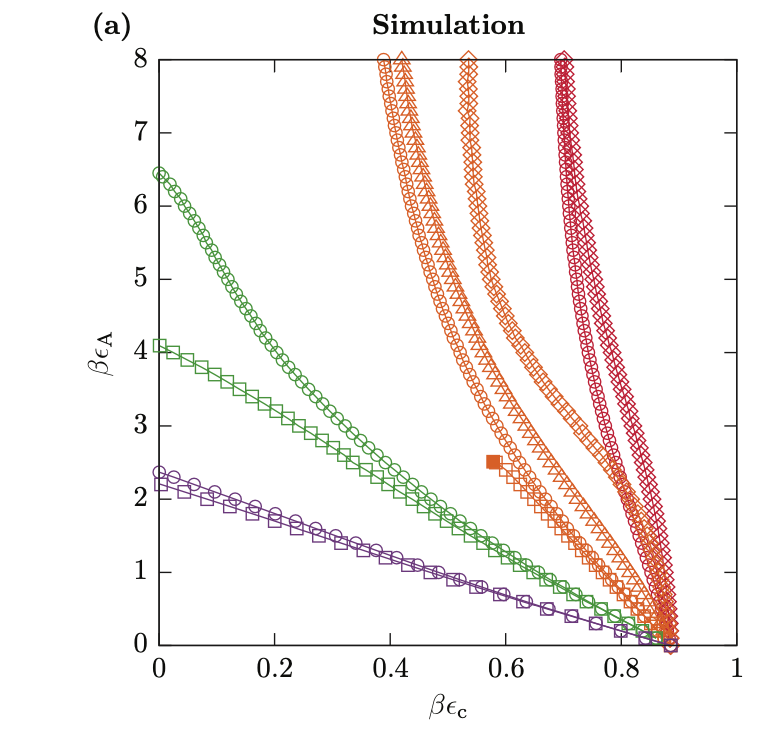
#> input picture figures/jacobs_curve.png, 760 x 736 px
$ jupyter execute --allow-errors threed_plots.ipynb
#> lines starting #> are read from the running program, lines starting #| are printed output that depends on the picture; after the words box and inside, x2 and y2 are one past the last pixel; in counts of white or black regions, pixels touching at a corner belong together
[cell 1]
# --- repo path setup (added during reorg) ---
import sys, os
sys.path.insert(0, os.path.abspath(os.path.join(os.getcwd(), '..', 'src')))

[cell 2]
from pathlib import Path
import json
import numpy as np
import pandas as pd
import matplotlib.pyplot as plt
from PIL import Image
from matplotlib.colors import rgb_to_hsv
from scipy.ndimage import gaussian_filter1d

# stop drawing when they hit ~0 -> removes vertical end segment
#x3g, y3gs = trim_at_floor(x3g, y3gs, floor=0.0, eps=0.02)

img_path = Path("../figures/jacobs_curve.png")
arr = np.array(Image.open(img_path).convert("RGB"))

# Axis box estimated from the image
x_left, x_right = 158, 737
y_top, y_bottom = 59, 645

# Orange mask in HSV
hsv = rgb_to_hsv(arr / 255.0)
#> hsv: shape (736, 760, 3) float64; mean of channels 0, 1, 2 0.039, 0.0445, 0.971
orange = (
    (hsv[..., 0] > 0.03) &
    (hsv[..., 0] < 0.08) &
    (hsv[..., 1] > 0.40) &
    (hsv[..., 2] > 0.50)
)
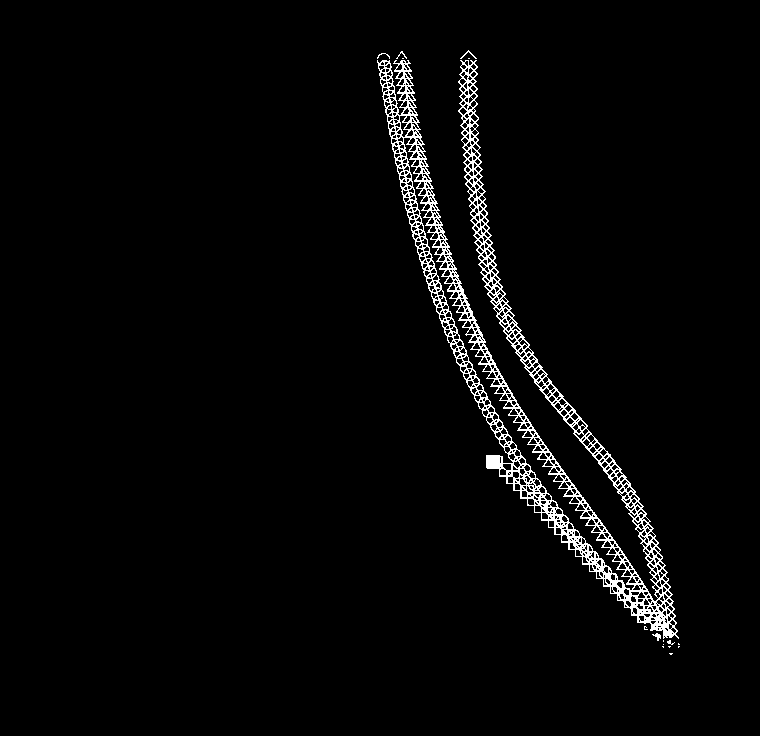
#> orange: shape (736, 760) bool; 2.9% white in thin lines or dots, all inside (x1, y1, x2, y2) = (377, 50, 680, 655)

# ROI around the orange-square branch
x0, x1 = 486, 670
y0, y1 = 450, 645
roi = orange[y0:y1 + 1, x0:x1 + 1]
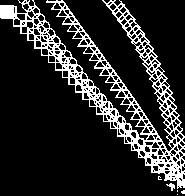
#> roi: shape (196, 185) bool; 16.3% white in thin lines or dots

# Lower orange edge in ROI, then shift upward to approximate marker centers
edge_pts = []
for j in range(roi.shape[1]):
    ys = np.where(roi[:, j])[0]
    if len(ys):
        x = x0 + j
        y = y0 + ys.max()
        edge_pts.append((x, y))
#> this loop made 185 passes
#> (ys, y) on passes 1 to 7: ([5, 6, 7, 8, 9, 10, 11, 12, 13, 14, 15, 16, 17], 467), ([5, 6, 7, 8, 9, 10, 11, 12, 13, 14, 15, 16, 17, 18], 468), ([5, 6, 7, 8, 9, 10, 11, 12, 13, 14, 15, 16, 17, 18], 468), ([5, 6, 7, 8, 9, 10, 11, 12, 13, 14, 15, 16, 17, 18], 468), ([5, 6, 7, 8, 9, 10, 11, 12, 13, 14, 15, 16, 17, 18], 468), ([5, 6, 7, 8, 9, 10, 11, 12, 13, 14, 15, 16, 17, 18], 468), ([5, 6, 7, 8, 9, 10, 11, 12, 13, 14, 15, 16, 17, 18], 468)
#> after the loop, edge_pts = 185 pairs, first value 486 to 670, second value 467 to 644

edge_pts = np.array(edge_pts, dtype=float)

# Approximate centerline offset from lower edge
center = edge_pts.copy()
#> center has the same summary as edge_pts
center[:, 1] -= 7.0

# Keep reliable segment before the heavy overlap at the bottom-right
main = center[center[:, 0] <= 648].copy()
#> main = 163 pairs, first value 486 to 648, second value 460 to 622

# Extend smoothly to the visible endpoint using a linear fit over the tail
tail = main[main[:, 0] >= 620]
#> tail = 29 pairs, first value 620 to 648, second value 593 to 622
m, b = np.polyfit(tail[:, 0], tail[:, 1], 1)
#> m = 1.07; b = -67.61
x_ext = np.arange(main[-1, 0] + 1, 669)
if len(x_ext):
    y_ext = m * x_ext + b
#> y_ext = 20 values from 623.9 to 644.2
    ext = np.column_stack([x_ext, y_ext])
#> ext = 20 rows, first 8: [649, 623.9], [650, 625], [651, 626], [652, 627.1], [653, 628.2], [654, 629.2], [655, 630.3], [656, 631.4]
    centerline_px = np.vstack([main, ext])
#> centerline_px = 183 pairs, first value 486 to 668, second value 460 to 644.2
else:
    centerline_px = main

# Convert to plot coordinates
eps_c = (centerline_px[:, 0] - x_left) / (x_right - x_left)
#> eps_c = 183 values from 0.566 to 0.881
eps_a = (y_bottom - centerline_px[:, 1]) / (y_bottom - y_top) * 8.0
#> eps_a = 183 values, max 2.53 at index 0, min 0.0115 at index 182, mean 1.32

# Light smoothing in data space
x_dense = np.linspace(eps_c.min(), eps_c.max(), 300)
y_interp = np.interp(x_dense, eps_c, eps_a)
#> y_interp = 300 values, max 2.53 at index 0, min 0.0115 at index 299, mean 1.32
y_smooth = gaussian_filter1d(y_interp, sigma=2.0)
#> y_smooth = 300 values, max 2.52 at index 0, min 0.0218 at index 299, mean 1.32

curve_df = pd.DataFrame({
    "eps_c": x_dense,
    "eps_a": y_smooth,
})
#> curve_df = table of 300 rows and 2 columns


curve_path = "../figures/orange_squares_digitized_curve.png"


# Standalone digitized curve
fig, ax = plt.subplots(figsize=(4.0, 3.0), dpi=180)
ax.plot(curve_df["eps_c"], curve_df["eps_a"], linewidth=2.0)
ax.set_xlabel("beta eps_c")
ax.set_ylabel("beta eps_A")
ax.set_title("Digitized orange-square line")
ax.grid(True, alpha=0.3)
fig.tight_layout()
fig.savefig(curve_path, dpi=220, bbox_inches="tight")
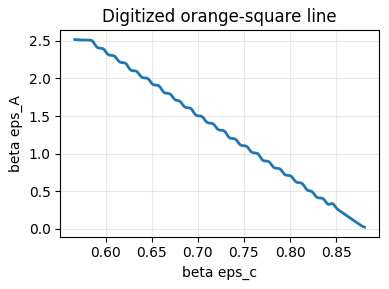
#> figure drawn by matplotlib, 1 panel; curve peaks at x = 0.566, y = 2.52
plt.show()
plt.close(fig)

print(f"Saved {curve_path}")
print(f"Approximate x-range: {curve_df['eps_c'].min():.3f} to {curve_df['eps_c'].max():.3f}")
#| Approximate x-range: 0.566 to 0.881
print(f"Approximate y-range: {curve_df['eps_a'].min():.3f} to {curve_df['eps_a'].max():.3f}")
#| Approximate y-range: 0.022 to 2.519

[cell 3]
import re
from pathlib import Path

import numpy as np
import pandas as pd
import matplotlib.pyplot as plt


# =========================
# User settings
# =========================

LOG_PATH = Path("../results_logs/cube_scan_bethe.15038.out")   # change this
OUT_PREFIX = "run11442"

MAX_RES_CUTOFF = 1

# confirmed-boundary rule:
# requires confirm_k + 1 consecutive clearly unstable points
FPP_TOL_CONFIRM = 0.03
CONFIRM_K = 2

SAVE_FILES = True


# =========================
# Parser
# =========================

NUM = r"[-+]?(?:\d+(?:\.\d*)?|\.\d+)(?:[eE][-+]?\d+)?|nan|NaN|inf|-inf|INF|-INF"

POINT_RE = re.compile(
    rf"POINT .*?"
    rf"eps_a=({NUM})\s+eps_c=({NUM}).*?"
    rf"event=(\d+)\s+spin=(\d+)\s+bin=(\d+).*?"
    rf"min_fpp=({NUM})\s+phi_min_fpp=({NUM}).*?"
    rf"n_valid=(\d+)/(\d+).*?"
    rf"n_success=(\d+)\s+max_res=({NUM})",
    re.DOTALL,
)


# [5 lines left out: function to_float, not called in this run]


def parse_log(log_path):
    text = Path(log_path).read_text(errors="ignore")

    rows = []
    for m in POINT_RE.finditer(text):
        rows.append(
            {
                "eps_a": to_float(m.group(1)),
                "eps_c": to_float(m.group(2)),
                "event": int(m.group(3)),
                "spin": int(m.group(4)),
                "bin": int(m.group(5)),
                "min_fpp": to_float(m.group(6)),
                "phi_min_fpp": to_float(m.group(7)),
                "n_valid": int(m.group(8)),
                "n_phi": int(m.group(9)),
                "n_success": int(m.group(10)),
                "max_res": to_float(m.group(11)),
            }
        )

    df = pd.DataFrame(rows)

    if df.empty:
        raise RuntimeError(f"No POINT lines parsed from {log_path}")

    df = df.drop_duplicates().sort_values(["eps_c", "eps_a"]).reset_index(drop=True)
    return df


# =========================
# Classification
# =========================

# [226 lines left out: functions classify_points, lower_envelope_boundary, confirmed_boundary, plot_points, plot_boundary, not called in this run]


# =========================
# Run
# =========================

#> (the rest of this cell did not finish here and is left out)

[cell 4]
import re
import numpy as np
import pandas as pd
import matplotlib as mpl
import matplotlib.pyplot as plt
from matplotlib.ticker import AutoMinorLocator
from scipy.ndimage import gaussian_filter1d
from pathlib import Path

# -------------------- load SAFT-P spinodal scan from LOG --------------------
log_path = Path("../results_logs/cube_scan_bethe.15038.out")

rows = []
#> (the rest of this cell did not finish here and is left out)

[cell 5]
import re
from pathlib import Path

import numpy as np
import pandas as pd
import matplotlib as mpl
import matplotlib.pyplot as plt
from matplotlib.ticker import AutoMinorLocator
from scipy.ndimage import gaussian_filter1d
from PIL import Image


# ============================================================
# USER SETTINGS
# ============================================================

# Uploaded planar 3-patch figure.
# Change this if your local filename is different.
FIGURE_PATH = Path("../figures/jacobs_full_curve.png")

# SAFT-P scan log.
LOG_PATH = Path("../results_logs/cube_scan_bethe.11490.out")

OUT_PREFIX = "planar3patch_11469_overlay"

# Figure panel crop coordinates for the uploaded image:
# image size was 1406 x 910.
# Format: img[y0:y1, x0:x1]
LEFT_PANEL_CROP  = (70, 655, 77, 654)      # simulation panel
RIGHT_PANEL_CROP = (70, 655, 766, 1343)    # SAFT panel

# Axis ranges in the original figure
LEFT_XMAX = 1.0
RIGHT_XMAX = 0.8
YMAX = 8.0

# Smoothing
SMOOTH_SIGMA = 100.0
SMOOTH_N = 900

# Parser quality cutoff
MAX_RES_CUTOFF = 1e-1

# Save files
SAVE_FILES = True


# ============================================================
# SAFT-P LOG PARSER
# ============================================================

NUM = r"[-+]?(?:\d+(?:\.\d*)?|\.\d+)(?:[eE][-+]?\d+)?|nan|NaN|inf|-inf|INF|-INF"

POINT_RE = re.compile(
    rf"POINT .*?"
    rf"eps_a=({NUM})\s+eps_c=({NUM}).*?"
    rf"event=(\d+)\s+spin=(\d+)\s+bin=(\d+).*?"
    rf"min_fpp=({NUM})\s+phi_min_fpp=({NUM}).*?"
    rf"n_valid=(\d+)/(\d+).*?"
    rf"n_success=(\d+)\s+max_res=({NUM})",
    re.DOTALL,
)

# [5 lines left out: function to_float, not called in this run]


def parse_saftp_log(log_path, max_res_cutoff=1e-2):
    text = Path(log_path).read_text(errors="ignore")

    rows = []
    for m in POINT_RE.finditer(text):
        rows.append(
            {
                "eps_a": to_float(m.group(1)),
                "eps_c": to_float(m.group(2)),
                "event": int(m.group(3)),
                "spin": int(m.group(4)),
                "bin": int(m.group(5)),
                "min_fpp": to_float(m.group(6)),
                "phi_min_fpp": to_float(m.group(7)),
                "n_valid": int(m.group(8)),
                "n_phi": int(m.group(9)),
                "n_success": int(m.group(10)),
                "max_res": to_float(m.group(11)),
            }
        )

    df = pd.DataFrame(rows)

    if df.empty:
        raise RuntimeError(f"No POINT rows parsed from {log_path}")

    df = df.drop_duplicates().sort_values(["eps_c", "eps_a"]).reset_index(drop=True)

    df["valid_solver"] = (
        np.isfinite(df["min_fpp"])
        & np.isfinite(df["max_res"])
        & (df["max_res"] <= max_res_cutoff)
        & (df["n_success"] > 0)
    )

    df["valid_spinodal"] = (df["spin"] == 1) & df["valid_solver"]

    spin_df = df[df["valid_spinodal"]].copy()

    if spin_df.empty:
        raise RuntimeError(f"No valid spinodal points found in {log_path}")

    # Lower envelope: for each eps_c, smallest eps_a with spinodal
    idx = spin_df.groupby("eps_c")["eps_a"].idxmin()
    boundary = (
        spin_df.loc[idx, ["eps_c", "eps_a", "min_fpp"]]
        .sort_values("eps_c")
        .reset_index(drop=True)
    )

    return df, spin_df, boundary


# ============================================================
# DIGITIZATION HELPERS
# ============================================================

def rgb_to_hsv_array(rgb):
    rgb = rgb.astype(np.float32) / 255.0
    r, g, b = rgb[..., 0], rgb[..., 1], rgb[..., 2]

    mx = np.max(rgb, axis=-1)
    mn = np.min(rgb, axis=-1)
    diff = mx - mn

    h = np.zeros_like(mx)
    nz = diff != 0

    idx = (mx == r) & nz
    h[idx] = ((g[idx] - b[idx]) / diff[idx]) % 6

    idx = (mx == g) & nz
    h[idx] = ((b[idx] - r[idx]) / diff[idx]) + 2

    idx = (mx == b) & nz
    h[idx] = ((r[idx] - g[idx]) / diff[idx]) + 4

    h = h / 6.0

    s = np.where(mx == 0, 0, diff / mx)
    v = mx

    return h, s, v


def extract_green_curve_from_panel(
    panel_rgb,
    *,
    x_max,
    y_max,
    take="median",
    h_range=(0.23, 0.42),
    s_min=0.20,
    v_max=0.95,
    rolling_window=7,
):
    """
    Extracts green curves from a cropped panel.

    take:
        "bottom" -> use bottom-most green pixel in each column.
                    Good for MC green-square curve when there are two green MC curves.
        "top"    -> use top-most green pixel.
        "median" -> use median green pixel.
                    Good for the single green SAFT curve.
    """
    h, s, v = rgb_to_hsv_array(panel_rgb)

    mask = (
        (h > h_range[0])
        & (h < h_range[1])
        & (s > s_min)
        & (v < v_max)
    )

    xs = []
    ys = []

    for x in range(mask.shape[1]):
        yhits = np.where(mask[:, x])[0]
        if len(yhits) == 0:
            continue

        if take == "bottom":
            y = yhits.max()
        elif take == "top":
            y = yhits.min()
        elif take == "median":
            y = int(np.median(yhits))
        else:
            raise ValueError("take must be 'bottom', 'top', or 'median'")

        xs.append(x)
        ys.append(y)

    curve = pd.DataFrame({"px": xs, "py": ys})

    if curve.empty:
        raise RuntimeError("No green curve pixels extracted. Check crop or HSV thresholds.")

    curve["eps_c"] = x_max * curve["px"] / (mask.shape[1] - 1)
    curve["eps_a"] = y_max * (1.0 - curve["py"] / (mask.shape[0] - 1))

    # Average duplicate x-bins
    curve["xbin"] = curve["eps_c"].round(4)
    curve = (
        curve.groupby("xbin", as_index=False)[["eps_c", "eps_a"]]
        .mean()
        .sort_values("eps_c")
        .reset_index(drop=True)
    )

    # Remove pixel-scale jaggedness before final Gaussian smoothing
    if rolling_window is not None and rolling_window > 1:
        curve["eps_a"] = (
            curve["eps_a"]
            .rolling(window=int(rolling_window), center=True, min_periods=1)
            .median()
        )

    return curve[["eps_c", "eps_a"]]


# ============================================================
# SMOOTHING HELPERS
# ============================================================

# [89 lines left out: functions _fit_slope, gaussian_smooth_xy_no_edge_curvature, trim_at_floor, not called in this run]


# ============================================================
# LOAD + DIGITIZE FIGURE
# ============================================================

img = np.array(Image.open(FIGURE_PATH).convert("RGB"))
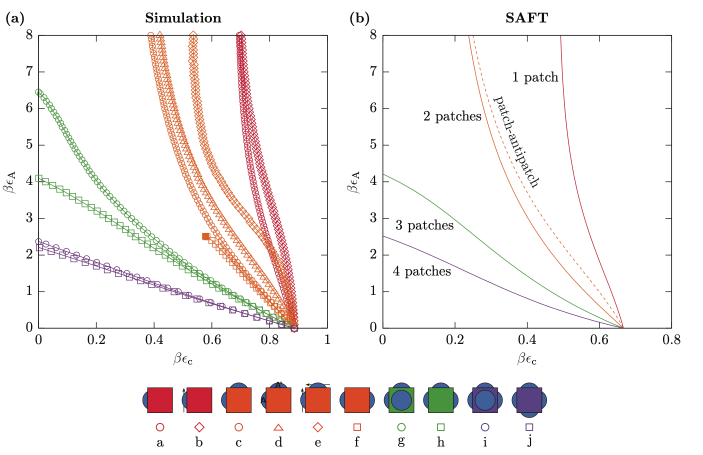
#> input picture figures/jacobs_full_curve.png, 1406 x 910 px (shown at 1/2 size)

y0, y1, x0, x1 = LEFT_PANEL_CROP
left_panel = img[y0:y1, x0:x1]
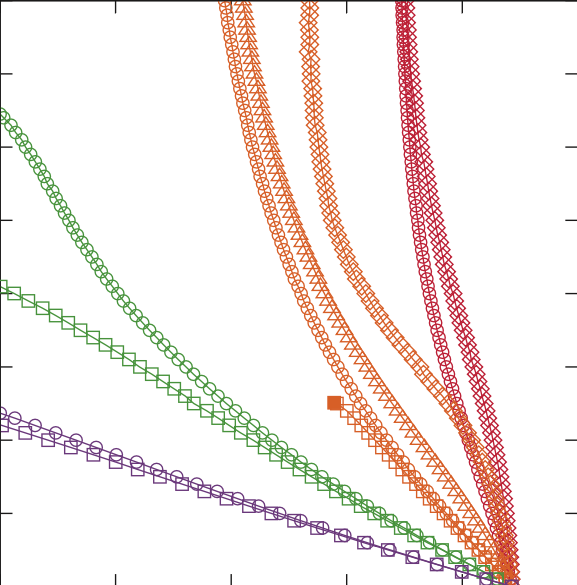
#> left_panel: shape (585, 577, 3); mean R, G, B 245.1, 236.6, 233.5

y0, y1, x0, x1 = RIGHT_PANEL_CROP
right_panel = img[y0:y1, x0:x1]

# Green-square MC curve in simulation panel.
# Since the simulation panel has two green curves, "bottom" selects the lower green-square curve.
mc_digitized = extract_green_curve_from_panel(
    left_panel,
    x_max=LEFT_XMAX,
    y_max=YMAX,
    take="bottom",
)
#> in rgb_to_hsv_array, `h[idx] = ((b[idx] - r[idx]) / diff[idx]) + 2`:
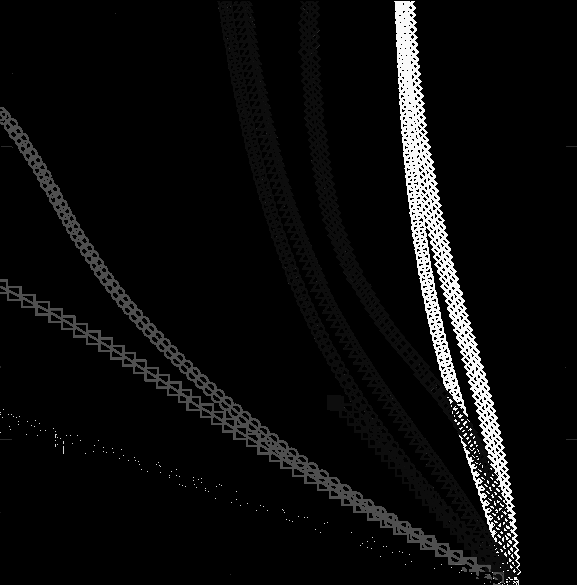
#> h: shape (585, 577) float32; min 0, max 5.99, mean 0.293; drawn with min black and max white
#> in rgb_to_hsv_array, `h[idx] = ((r[idx] - g[idx]) / diff[idx]) + 4`:
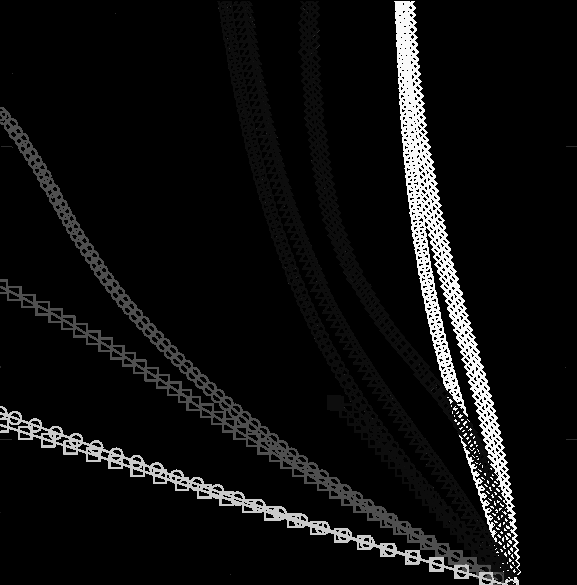
#> h: shape (585, 577) float32; 1.57% of pixels changed, all inside (x1, y1, x2, y2) = (0, 406, 518, 585); drawn with min black and max white
#> in extract_green_curve_from_panel, `mask = ( (h > h_range[0]) & (h < h_range[1]) & (s > s_min) & (v < v_ma..`:
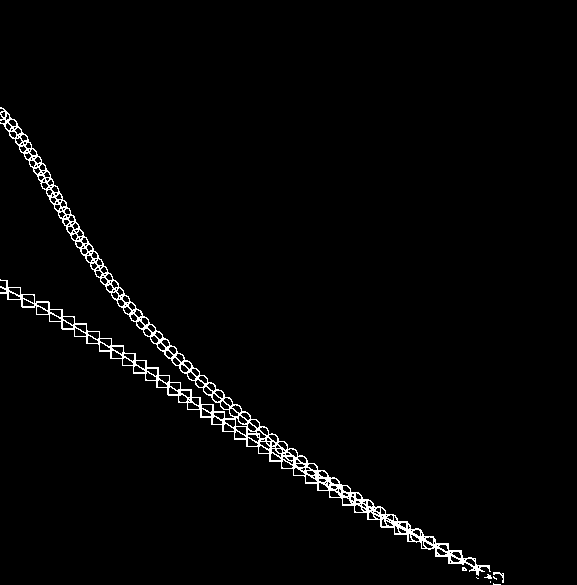
#> mask: shape (585, 577) bool; 2% white in thin lines or dots, all inside (x1, y1, x2, y2) = (0, 107, 504, 585)
#> the loop in extract_green_curve_from_panel, `for x in range(mask.shape[1]):` made 577 passes
#> (yhits, y) on passes 3, 13, 15: ([108, 111, 112, 116, 117, 119, 123, 280, 287, 288, 292, 293], 293), ([119, 126, 127, 128, 130, 131, 137, 138, 287, 292, 293, 299], 299), ([119, 120, 126, 129, 130, 131, 138, 287, 293, 299], 299)
#> after the loop in extract_green_curve_from_panel, `for x in range(mask.shape[1]):`: xs = 503 values from 0 to 503; ys = 503 values, max 584 at index 492, min 293 at index 0, mean 442.6
#> in extract_green_curve_from_panel, `curve = pd.DataFrame({"px": xs, "py": ys})`: curve = table of 503 rows and 2 columns
#> in extract_green_curve_from_panel, `curve = ( curve.groupby("xbin", as_index=False)[["eps_c", "eps_a"]] .m..`: curve = table of 503 rows and 3 columns
#> mc_digitized = table of 503 rows and 2 columns

# Green 3-patch SAFT curve in SAFT panel.
saft_digitized = extract_green_curve_from_panel(
    right_panel,
    x_max=RIGHT_XMAX,
    y_max=YMAX,
    take="median",
)
#> in rgb_to_hsv_array (call 2), `r, g, b = rgb[..., 0], rgb[..., 1], rgb[..., 2]`:
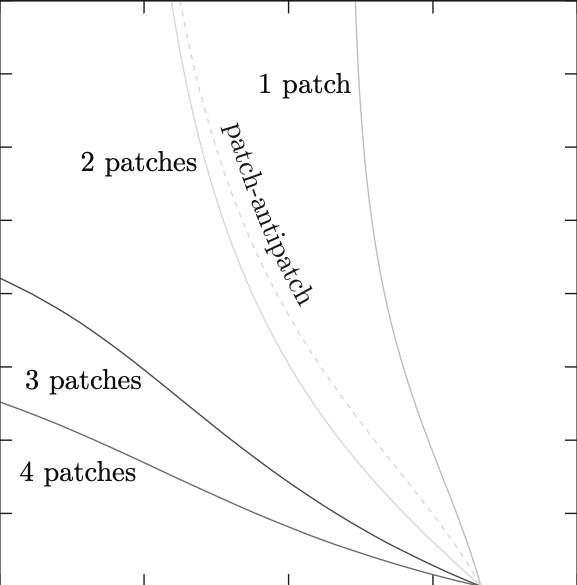
#> r: shape (585, 577) float32; min 0.051, max 1, mean 0.982
#> in rgb_to_hsv_array (call 2), `diff = mx - mn`:
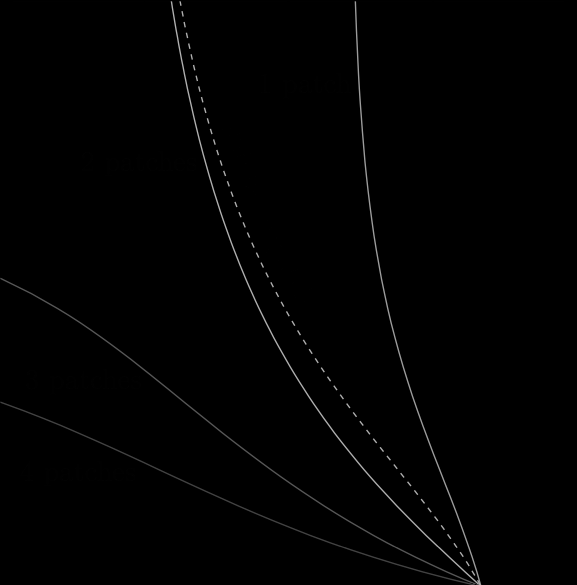
#> diff: shape (585, 577) float32; min 0, max 0.69, mean 0.00575
#> (the rest of the program and of its run is left out)
